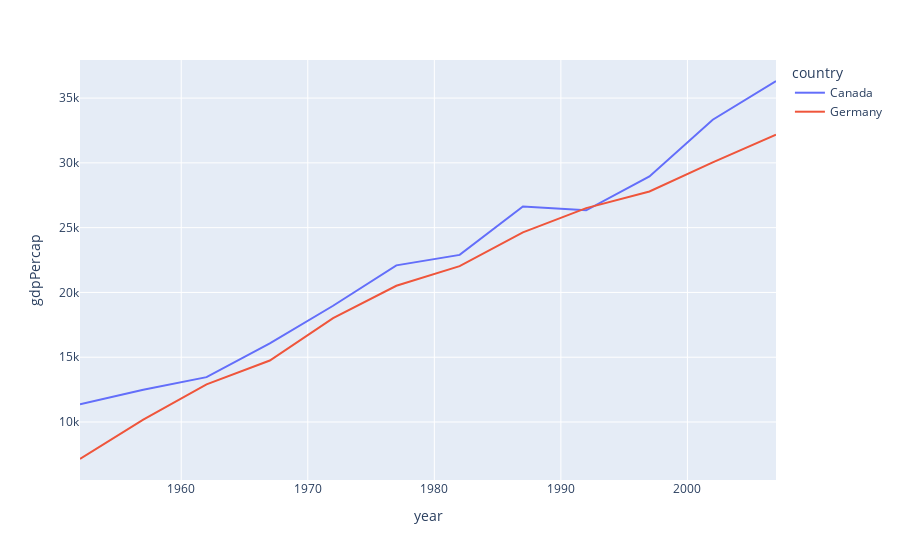

The code cell stored with this chart in its notebook:
### Markdown cell above
Задача 3: Создайте линейный график с несколькими линиями для сравнения тенденций. Используйте набор данных gapminder, доступный в Plotly Express. Отметьте год на оси x и gdpPercap на оси y. Отфильтруйте данные, чтобы включить в них только страны "Канада" и "Германия". Используйте разные стили линий для каждой страны.

### Code cell
gapminder = px.data.gapminder().query('country in ["Canada", "Germany"]')

fig = px.line(gapminder,
             x = 'year',
             y = 'gdpPercap',
             color ='country')
fig.show()

### Figure 1 — Plotly figure (JSON) as saved in the notebook; plotly's stock layout.template omitted (floating-point values rounded to 4 significant figures)
{"data": [{"hovertemplate": "country=Canada<br>year=%{x}<br>gdpPercap=%{y}<extra></extra>", "legendgroup": "Canada", "line": {"color": "#636efa", "dash": "solid"}, "marker": {"symbol": "circle"}, "mode": "lines", "name": "Canada", "orientation": "v", "showlegend": true, "type": "scatter", "x": [1952, 1957, 1962, 1967, 1972, 1977, 1982, 1987, 1992, 1997, 2002, 2007], "xaxis": "x", "y": [11370.0, 12490.0, 13460.0, 16080.0, 18970.0, 22090.0, 22900.0, 26630.0, 26340.0, 28950.0, 33330.0, 36320.0], "yaxis": "y"}, {"hovertemplate": "country=Germany<br>year=%{x}<br>gdpPercap=%{y}<extra></extra>", "legendgroup": "Germany", "line": {"color": "#EF553B", "dash": "solid"}, "marker": {"symbol": "circle"}, "mode": "lines", "name": "Germany", "orientation": "v", "showlegend": true, "type": "scatter", "x": [1952, 1957, 1962, 1967, 1972, 1977, 1982, 1987, 1992, 1997, 2002, 2007], "xaxis": "x", "y": [7144.0, 10190.0, 12900.0, 14750.0, 18020.0, 20510.0, 22030.0, 24640.0, 26510.0, 27790.0, 30040.0, 32170.0], "yaxis": "y"}], "layout": {"autosize": true, "legend": {"title": {"text": "country"}, "tracegroupgap": 0}, "margin": {"t": 60}, "xaxis": {"anchor": "y", "autorange": true, "domain": [0, 1], "range": [1952, 2007], "title": {"text": "year"}, "type": "linear"}, "yaxis": {"anchor": "x", "autorange": true, "domain": [0, 1], "range": [5523.0, 37940.0], "title": {"text": "gdpPercap"}, "type": "linear"}}}
